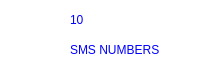
   <widget class="QFrame" name="frame_16">
    <property name="geometry">
     <rect>
      <x>670</x>
      <y>520</y>
      <width>211</width>
      <height>80</height>
     </rect>
    </property>
    <property name="styleSheet">
     <string notr="true">border-radius: 20px;
background: white;
box-shadow:  20px 20px 39px #bebebe,
             -20px -20px 39px #ffffff;</string>
    </property>
    <property name="frameShape">
     <enum>QFrame::StyledPanel</enum>
    </property>
    <property name="frameShadow">
     <enum>QFrame::Raised</enum>
    </property>
    <widget class="QLabel" name="label_52">
     <property name="geometry">
      <rect>
       <x>70</x>
       <y>40</y>
       <width>171</width>
       <height>20</height>
      </rect>
     </property>
     <property name="styleSheet">
      <string notr="true">font: 75 8pt &quot;Josefin Sans SemiBold&quot;;
color:BLUE

</string>
     </property>
     <property name="text">
      <string>SMS NUMBERS</string>
     </property>
    </widget>
    <widget class="QLabel" name="label_28">
     <property name="geometry">
      <rect>
       <x>20</x>
       <y>10</y>
       <width>41</width>
       <height>51</height>
      </rect>
     </property>
     <property name="styleSheet">
      <string notr="true">image: url(:/newPrefix/156931.png);</string>
     </property>
     <property name="text">
      <string/>
     </property>
    </widget>
    <widget class="QLabel" name="label_49">
     <property name="geometry">
      <rect>
       <x>70</x>
       <y>10</y>
       <width>91</width>
       <height>20</height>
      </rect>
     </property>
     <property name="styleSheet">
      <string notr="true">font: 75 8pt &quot;Josefin Sans SemiBold&quot;;
color:BLUE
</string>
     </property>
     <property name="text">
      <string>10</string>
     </property>
    </widget>
   </widget>
